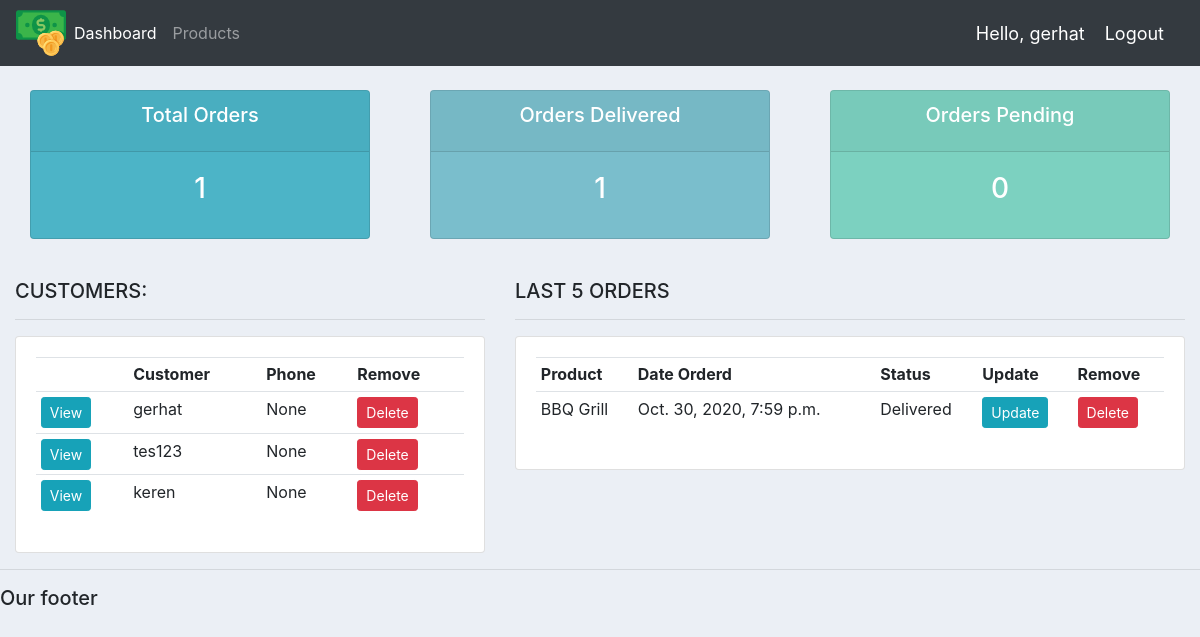
Screenshot of / (signed in) with the database file from the repository.
### accounts/models.py (models this page shows, shortened)
class Customer(models.Model):
    user = models.OneToOneField(User, null=True, blank=True, on_delete=models.CASCADE)
    name = models.CharField(max_length=200, null=True)
    phone = models.CharField(max_length=200, null=True)
    email = models.CharField(max_length=200, null=True)
    identificationNumber = models.CharField(max_length=10, null=True)
    hometown = models.CharField(max_length=200, null=True)
    classroom = models.CharField(max_length=200, null=True)
    profile_pic = models.ImageField(default="profile1.png", null=True, blank=True)
    date_created = models.DateTimeField(auto_now_add=True, null=True)

class Order(models.Model):
    STATUS = (
        ('Pending', 'Pending'),
        ('Out for delivery', 'Out for delivery'),
        ('Delivered', 'Delivered'),
    )
    customer = models.ForeignKey(Customer, null=True, on_delete=models.SET_NULL)
    product = models.ForeignKey(Product, null=True, on_delete=models.SET_NULL)
    date_created = models.DateTimeField(auto_now_add=True, null=True)
    status = models.CharField(max_length=200, null=True, choices=STATUS)
    note = models.CharField(max_length=1000, null=True)

class Product(models.Model):
    CATEGORY = (
        ('Indoor', 'Indoor'),
        ('Out Door', 'Out Door'),
    )
    name = models.CharField(max_length=200, null=True)
    price = models.FloatField(null=True)
    category = models.CharField(max_length=200, null=True, choices=CATEGORY)
    description = models.CharField(max_length=200, null=True, blank=True)
    date_created = models.DateTimeField(auto_now_add=True, null=True)
    tags = models.ManyToManyField(Tag)
    def __str__(self):
        return self.name

### accounts/decorators.py (the view)
	def wrapper_function(request, *args, **kwargs):
		group = None
		if request.user.groups.exists():
			group = request.user.groups.all()[0].name
		if group == 'customer':
			return redirect('user-page')
		if group == 'admin':
			return view_func(request, *args, **kwargs)

### accounts/views.py (called while the page is built)
@login_required(login_url='login')
@admin_only
def home(request):
    orders = Order.objects.all()
    customers = Customer.objects.all()
    total_customers = customers.count()
    total_orders = orders.count()
    delivered = orders.filter(status='Delivered').count()
    pending = orders.filter(status='Pending').count()
    context = {'orders': orders, 'customers': customers,
               'total_orders': total_orders, 'delivered': delivered,
               'pending': pending}
    return render(request, 'accounts/dashboard.html', context)

### accounts/templates/accounts/dashboard.html
{% extends 'accounts/main.html' %}
{% block content %}
    {% include 'accounts/status.html' %}
    <br>
    <div class="row">
        <div class="col-md-5">
            <h5>CUSTOMERS:</h5>
            <hr>
            <div class="card card-body">
                <table class="table table-sm">
                    <tr>
                        <th></th>
                        <th>Customer</th>
                        <th>Phone</th>
                        <th>Remove</th>
                    </tr>
                    {% for customer in customers %}
                        <tr>
                            <td><a class="btn btn-sm btn-info" href="{% url 'customer' customer.id %}">View</a></td>
                            <td>{{ customer.name }}</td>
                            <td>{{ customer.phone }}</td>
                            <td><a class="btn btn-sm btn-danger"
                                   href="{% url 'delete_customer' customer.id %}">Delete</a>
                            </td>
                        </tr>
                    {% endfor %}
                </table>
            </div>
        </div>
        <div class="col-md-7">
            <h5>LAST 5 ORDERS</h5>
            <hr>
            <div class="card card-body">
                <table class="table table-sm">
                    <tr>
                        <th>Product</th>
                        <th>Date Orderd</th>
                        <th>Status</th>
                        <th>Update</th>
                        <th>Remove</th>
                    </tr>
                    {% for order in orders %}
                        <tr>
                            <td>{{ order.product }}</td>
                            <td>{{ order.date_created }}</td>
                            <td>{{ order.status }}</td>
                            <td><a class="btn btn-sm btn-info" href="{% url 'update_order' order.id %}">Update</a></td>
                            <td><a class="btn btn-sm btn-danger" href="{% url 'delete_order' order.id %}">Delete</a>
                            </td>
                        </tr>
                    {% endfor %}
                </table>
            </div>
        </div>
    </div>
{% endblock %}

### accounts/templates/accounts/main.html (shortened to what this page needs)
{% load static %}
<!DOCTYPE html>
<html>
<head>
    <link rel="stylesheet" href="https://stackpath.bootstrapcdn.com/bootstrap/4.3.1/css/bootstrap.min.css"
>
    <link rel="stylesheet" type="text/css" href="{% static '/css/main.css' %}">
</head>
<body>
{% include 'accounts/navbar.html' %}
<div class="container-fluid">
    {% block content %}
    {% endblock %}
</div>
<hr>
<h5>Our footer</h5>
</body>
</html>

### accounts/templates/accounts/navbar.html (shortened to what this page needs)
{% load static %}
<nav class="navbar navbar-expand-lg navbar-dark bg-dark">
 <img src="{% static 'images/logo.svg' %}" style="width: 50px">
  <div class="collapse navbar-collapse" id="navbarNav">
    <ul class="navbar-nav">
      {% if request.user.is_staff %}
      <li class="nav-item active">
        <a class="nav-link" href="{% url 'home' %}">Dashboard</a>
      </li>
      <li class="nav-item">
        <a class="nav-link" href="{% url 'products' %}">Products</a>
      </li>
      {% else %}
       <li class="nav-item">
        <a class="nav-link" href="{% url 'account' %}">Settings</a>
      </li>
      {% endif %}
    </ul>
  </div>
  <span class="hello-msg">Hello, {{request.user}}</span>
  <span ><a  class="hello-msg" href="{% url 'logout' %}">Logout</a></span>
</nav>

### accounts/templates/accounts/status.html
<br>
<div class="row">
	<div class="col">
		<div class="col-md">
			<div class="card text-center text-white  mb-3" id="total-orders">
			  	<div class="card-header">
			  		<h5 class="card-title">Total Orders</h5>
			  	</div>
			  	<div class="card-body">
			    	<h3 class="card-title">{{total_orders}}</h3>
			  	</div>
			</div>
		</div>
	</div>
	<div class="col">
		<div class="col-md">
			<div class="card text-center text-white  mb-3" id="orders-delivered">
			  	<div class="card-header">
			  		<h5 class="card-title">Orders Delivered</h5>
			  	</div>
			  	<div class="card-body">
			    	<h3 class="card-title">{{delivered}}</h3>
			  	</div>
			</div>
		</div>
	</div>
	<div class="col">
		<div class="col-md">
			<div class="card text-center text-white  mb-3" id="orders-pending">
			  	<div class="card-header">
			  		<h5 class="card-title">Orders Pending</h5>
			  	</div>
			  	<div class="card-body">
			    	<h3 class="card-title">{{pending}}</h3>
			  	</div>
			</div>
		</div>
	</div>
</div>

### static/css/main.css (style rules this page uses)
body { background-color: #ebeff5; }
#total-orders { background-color: #4cb4c7; }
#orders-delivered { background-color: #7abecc; }
#orders-pending { background-color: #7CD1C0; }

### accounts/templates/accounts/navbar.html (style rules this page uses)
.hello-msg { font-size: 18px; color: #fff; margin-right: 20px; }

### rows the page displays
Customer: name "gerhat", phone "None"
Customer: name "tes123", phone "None"
Customer: name "keren", phone "None"
Order: product "BBQ Grill", date_created "Oct. 30, 2020, 7:59 p.m.", status "Delivered"

### other values shown
{{ request.user }} "gerhat"
{{ total_orders }} "1"
{{ delivered }} "1"
{{ pending }} "0"
